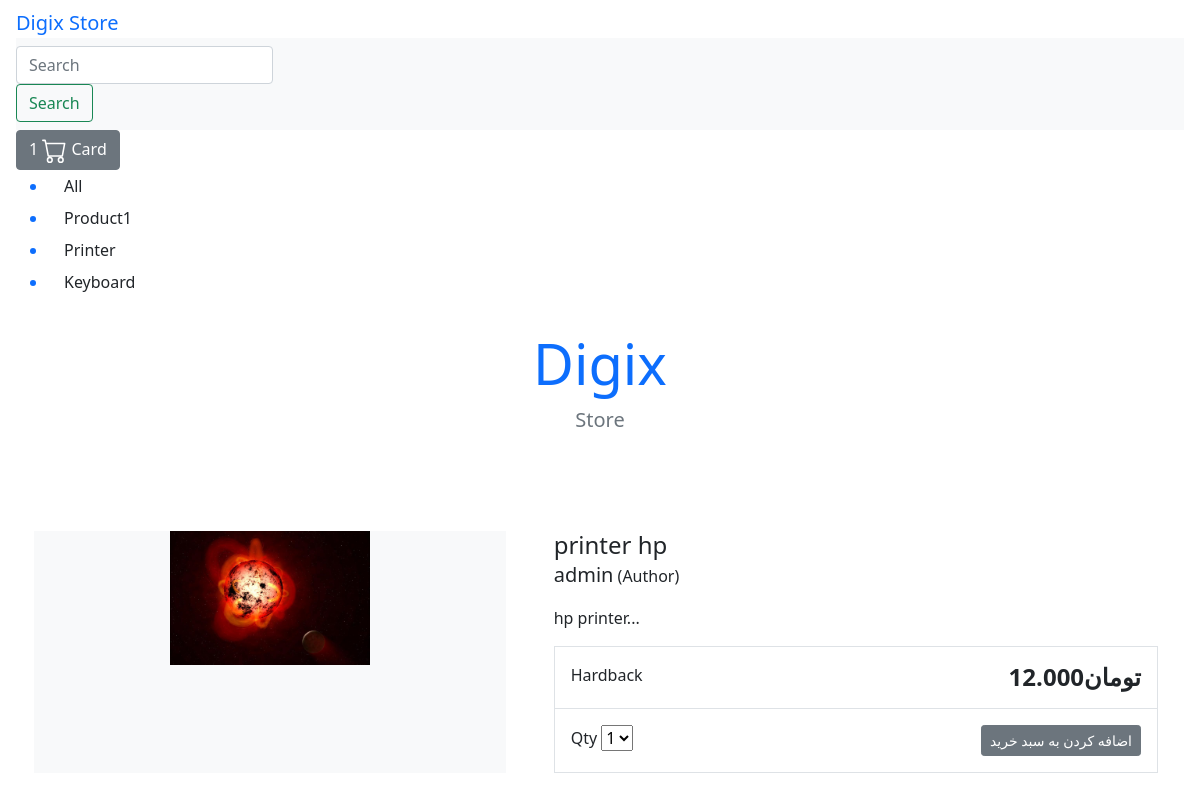
/item/printer-hp/, run on the app's committed database.
### store/models.py (models this page shows, shortened)
class Category(models.Model):
    name=models.CharField(max_length=255,db_index=True)
    slug=models.SlugField(max_length=255,unique=True)
    class Meta:
        verbose_name_plural="categories"
    def get_absolute_url(self):
        return reverse("store:category_list", args=[self.slug])

class Product(models.Model):
    category=models.ForeignKey(Category,related_name='product',on_delete=models.CASCADE)
    created_by=models.ForeignKey(User,on_delete=models.CASCADE,related_name='product_crator')
    title=models.CharField(max_length=255)
    author=models.CharField(max_length=255,default='admin')
    description=models.TextField(blank=True)
    image=models.ImageField(upload_to='images/')
    slug=models.SlugField(max_length=255,null=True)
    price=models.DecimalField(max_digits=7,decimal_places=3,null=True)
    in_stock=models.BooleanField(default=True)
    is_active=models.BooleanField(default=True)
    created=models.DateTimeField(auto_now_add=True)
    updated=models.DateTimeField(auto_now=True)
    objects=models.Manager()
    products=ProductManager()
    class Meta:
        verbose_name_plural='Products'
        ordering=('created',)

### store/views.py (the view)
# urls.py: path('item/<slug:slug>/',views.product_detail,name="product_detail"),
def product_detail(request,slug):
     product=get_object_or_404(Product,slug=slug,in_stock=True)
     return render(request,'store/products/detail.html',{"product":product})

### basket/context_processors.py (called while the page is built)
def basket(request):
    return{'basket':Basket(request)}

### store/context_processors.py (called while the page is built)
def categories(request):
     return{
          'categories':Category.objects.all()
     }

### templates/store/products/detail.html (shortened to what this page needs)
{%extends "../base.html"%}
{% block content %}
<div class="container">
    <main class="pt-5">
        <div class="row g-3">
            <div class="col-md-5 col-lg-5 order-md-first bg-light">
                <img class="img-fluid mx-auto d-block" width="200px" alt="Responsive image" src="{{ product.image.url }}">
            </div>
            <div class="col-md-7 col-lg-7 ps-md-3 ps-lg-5">
                <h1 class="mb-0 h4">{{ product.title }}</h1>
                <p><span class="lead">{{ product.author }}</span> (Author)</p>
                <p>{{ product.description|slice:":355" }}...</p>
                <div class="border">
                    <div class="col border-bottom">
                        <div class="row p-3">
                            <div class="col-6">Hardback</div>
                            <div class="col-6 text-end"><span class="h4 fw-bold">تومان{{ product.price }}</span></div>
                        </div>
                    </div>
                    <div class="col">
                        <div class="row p-3">
                            <div class="col-6">
                                <label for="select">Qty</label>
                                <select id="select">
                                    <option value="1">1</option>
                                </select>
                            </div>
                            <div class="col-6 text-end"><button type="button" id="add-button" value="{{product.id}}" class="btn btn-secondary btn-sm">اضافه کردن به سبد خرید</button></div>
                        </div>
                    </div>
                </div>
            </div>
        </div>
    </main>
</div>
{% endblock %}

### templates/store/base.html (shortened to what this page needs)
<!doctype html>
<html lang="en">
{% load static %}
<head>
  <link href="https://cdn.jsdelivr.net/npm/bootstrap@5.1.3/dist/css/bootstrap.min.css" rel="stylesheet"
>
</head>
<body>
  <header>
    <div class="nav-link drodown-toggle">
      <a class="navbar-brand" href="/">Digix Store</a>
      <nav class="navbar navbar-light bg-light">
        <form class="form-inline">
          <input class="form-control mr-sm-2" type="search" placeholder="Search" aria-label="Search">
          <button class="btn btn-outline-success my-2 my-sm-0" type="submit">Search</button>
        </form>
      </nav>
      <a type="button" role="button" href="{% url "basket:basket_summary"%}" class="btn btn-secondary">
        <div id='basket-qty' class="d-inline-flex">1</div>
        Card
      </a>
        <ul class="drodown-menu" aria-labelledby="navbarDropdown">
          <li><a class="dropdown-item" href="{%url "store:all_products"%}">All</a></li>
          {%for c in categories %}
          <li{%if category.slug == c.slug%}class="selected"{%endif%}>
      <a class="dropdown-item" href="{{c.get_absolute_url}}">{{c.name|title}}</a>
      </li>
      {% endfor %}
      </ul>
    <div class="pricing-header p-3 pb-md-4 mx-auto text-center">
      <h1 class="display-4 fw-normal">Digix</h1>
      <p class="fs-5 text-muted">Store</p>
    </div>
  </header>
  <div id="content">{%block content%}{%endblock%}</div>
</body>
</html>

### data on the page
Category: name "Product1"
Category: name "Printer"
Category: name "Keyboard"
Product: image (picture), title "printer hp", author "admin", description "hp printer", price "12.000"
